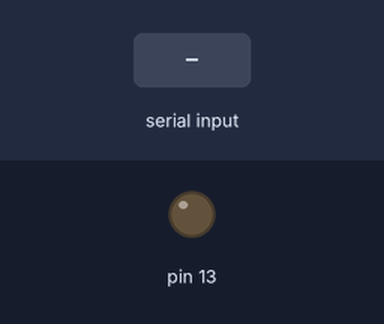
This sketch was run on a simulated Arduino Uno, built with avr-gcc and run on an emulated ATmega328P. Shown: output pins drawn as LEDs (lit = HIGH). Dashed ring = blinking. The test bench sets the inputs (shaded band). What the sketch prints to the serial monitor is not drawn.

Above: at 0.1 s.
At 4.2 s:
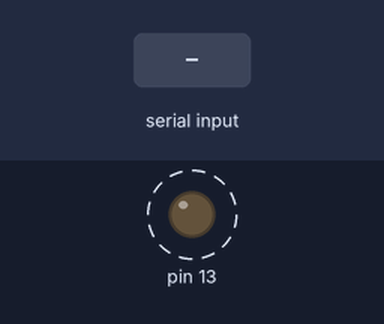
4.3 s: "1\n" received over the second serial link
Timing chart, 0 to 13.8 s (numbered marks = the images above; inputs shaded):
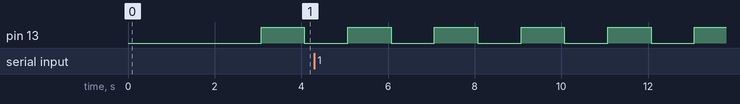

The sketch:

prova1.ino
```cpp
// (licence header left out)
#include <HardwareSerial.h>
#include <SoftwareSerial.h> //en realitat estem fent servir ESPSoftwareSerial.h

// Global variables
String inputMessage = "";        // A string to hold incoming data
boolean IsMessageReady = false;  // Whether the string is complete

// gpsSerial(receive from GPS,transmit to the GPS module)
SoftwareSerial gpsSerial(2,3);

void setup()
{
  pinMode(13, OUTPUT);
  // Keep the User informed
  Serial.begin(9600);
  Serial.println("Initializing GPS");

  //Receive from the GPS device (the NMEA sentences) - Green wire
  pinMode(2, INPUT);

  //Transmit to the GPS device - Yellow wire
  pinMode(3, OUTPUT);

  // Connect to the GPS module
  gpsSerial.begin(9600);

  delay(1000);

  AllSentences();

  // Reserve 200 bytes for the SoftwareSerial string
  inputMessage.reserve(200);
}

void loop()
{
  digitalWrite(13, HIGH);   // turn the LED on (HIGH is the voltage level)
  delay(1000);                       // wait for a second
  digitalWrite(13, LOW);    // turn the LED off by making the voltage LOW
  delay(1000);                       // wait for a second
  while (gpsSerial.available() && IsMessageReady == false)
  {
     // Read the new byte:
     char nextChar = (char)gpsSerial.read();

     // Append to the inputSerial1 string
     inputMessage += nextChar;

     // If a newline, then set flag so that the main loop will process the string
     if (nextChar == '\n') {
       IsMessageReady = true;
     }
   }

    // Does SoftwareSeria1 have a new message?
   if (IsMessageReady)
   {
     // Print new message on a new line.
     // The last character of the SoftwareSerial is a new line
     Serial.print(inputMessage);

     // clear the string:
     inputMessage = "";
     IsMessageReady = false;
   }
}

void AllSentences()
{
  // Turn-off Static mode
  // PKT Type is PMTK_API_SET_STATIC_NAV_THD
  // Command in the MT3337 Platform NMEA Message Specification_V1.00
  //gpsSerial.println("$PMTK251,9600 *21"); //sets baudrate. Checksum: https://nmeachecksum.eqth.net/
  gpsSerial.println("$PMTK386,0*23"); //sets navigation speed threshold
  delay(1000);

  // Select output sentences
  // PMTK_API_SET_MNEA_OUTPUT
  // Supported NMEA Sentences:
  //    0 NMEA_SEN_GLL,  // GPGLL interval - Geographic Latitude longitude
  //    1 NMEA_SEN_RMC,  // GPRMC interval - Recomended Minimum Specific
  //    2 NMEA_SEN_VTG,  // GPVTG interval - Course Over Ground Speed
  //    3 NMEA_SEN_GGA,  // GPGGA interval - GPS Fix Data
  //    4 NMEA_SEN_GSA,  // GPGSA interval - GNSS Satellites Active
  //    5 NMEA_SEN_GSV,  // GPGSV interval - GNSS Satellites in View
  //    6 NMEA_SEN_GRS,  // GPGRS interval – GNSS Range Residuals
  //    7 NMEA_SEN_GST,  // GPGST interval – GNSS Pseudorange Errors Statistics
  //   17 NMEA_SEN_ZDA,  // GPZDA interval – Time & Date
  //   18 NMEA_SEN_MCHN, // PMTKCHN interval – GNSS channel status
  //   19 NMEA_SEN_DTM,  // GPDTM interval – Datum reference

  // To work out the checksum I used the spreadsheet below
  // https://www.roboticboat.uk/Excel/NMEAchecksum.xlsx

  gpsSerial.println("$PMTK314,1,1,1,1,1,5,0,0,0,0,0,0,0,0,0,0,0,0,0,0*34");
  delay(1000);
}
```

Measured:
- by itself, pin 13: alternates HIGH for 1.0 s and LOW for 1.0 s
